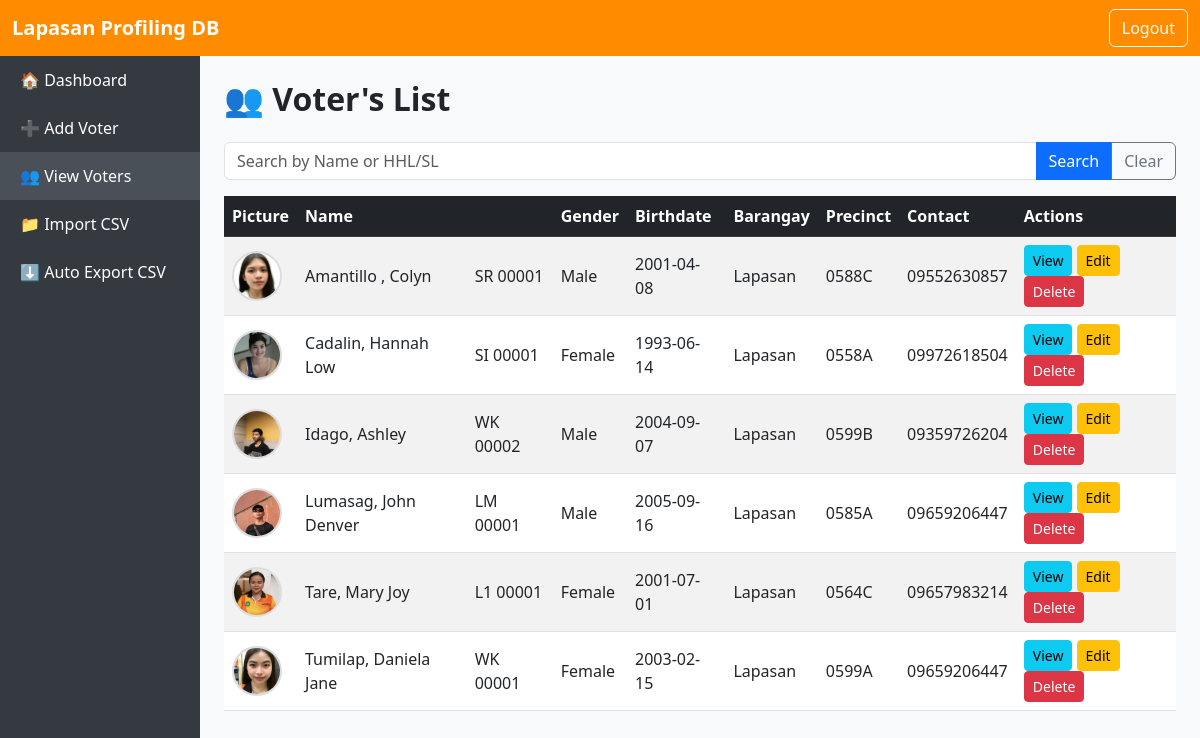
Screenshot of /voters.php (signed in) with the database file from the repository.
### tables this page shows
CREATE TABLE `voters` (
  `id` int(11) NOT NULL,
  `hhlsl` varchar(50) NOT NULL,
  `first_name` varchar(100) DEFAULT NULL,
  `last_name` varchar(100) DEFAULT NULL,
  `gender` enum('Male','Female') DEFAULT NULL,
  `birth_date` date DEFAULT NULL,
  `barangay` varchar(100) DEFAULT NULL,
  `precinct_number` varchar(50) DEFAULT NULL,
  `address` text DEFAULT NULL,
  `contact_number` varchar(20) DEFAULT NULL,
  `created_at` timestamp NOT NULL DEFAULT current_timestamp(),
  `profile_pic` varchar(255) DEFAULT NULL
);

### voters.php (the view, shortened to what this page needs)
<?php
require 'db.php';
$search = $_GET['search'] ?? '';
$page = isset($_GET['page']) && is_numeric($_GET['page']) ? (int)$_GET['page'] : 1;
$records_per_page = 10;
$offset = ($page - 1) * $records_per_page;
$sql = "SELECT * FROM voters";
$countSql = "SELECT COUNT(*) FROM voters";
if ($search) {
    $searchTerm = '%' . $search . '%';
    $sql .= " WHERE hhlsl LIKE ? OR first_name LIKE ? OR last_name LIKE ?";
    $countSql .= " WHERE hhlsl LIKE ? OR first_name LIKE ? OR last_name LIKE ?";
    $sql .= " ORDER BY last_name ASC LIMIT $records_per_page OFFSET $offset";
    $stmt = $pdo->prepare($sql);
    $stmt->execute([$searchTerm, $searchTerm, $searchTerm]);
    $voters = $stmt->fetchAll();
    $countStmt = $pdo->prepare($countSql);
    $countStmt->execute([$searchTerm, $searchTerm, $searchTerm]);
    $total_voters = $countStmt->fetchColumn();
} else {
    $sql .= " ORDER BY last_name ASC LIMIT $records_per_page OFFSET $offset";
    $voters = $pdo->query($sql)->fetchAll();
}
?>
<!DOCTYPE html>
<html lang="en">
<head>
    <link href="https://cdn.jsdelivr.net/npm/bootstrap@5.3.0/dist/css/bootstrap.min.css" rel="stylesheet">
</head>
<body class="bg-light">
<nav class="navbar navbar-dark" style="background-color: #FF8C00;">
    <div class="container-fluid">
        <a class="navbar-brand fw-bold" href="#">Lapasan Profiling DB</a>
        <a href="logout.php" class="btn btn-outline-light">Logout</a>
    </div>
</nav>
<div class="container-fluid">
    <div class="row">
        <div class="col-md-2 p-0 sidebar">
            <a href="dashboard.php">🏠 Dashboard</a>
            <a href="add_voter.php">➕ Add Voter</a>
            <a href="voters.php" class="active">👥 View Voters</a>
            <a href="import.php">📁 Import CSV</a>
            <a href="export.php">⬇️ Auto Export CSV</a>
        </div>
        <div class="col-md-10 p-4">
            <h2 class="mb-4 fw-semibold">👥 Voter's List</h2>
            <form method="get" class="mb-3">
                <div class="input-group">
                    <input type="text" name="search" class="form-control" placeholder="Search by Name or HHL/SL" value="<?= htmlspecialchars($search) ?>">
                    <button class="btn btn-primary" type="submit">Search</button>
                    <a href="voters.php" class="btn btn-outline-secondary">Clear</a>
                </div>
            </form>
            <div class="table-responsive">
                <table class="table table-striped align-middle">
                    <thead class="table-dark">
                        <tr>
                            <th>Picture</th>
                            <th>Name</th>
                            <th></th>
                            <th>Gender</th>
                            <th>Birthdate</th>
                            <th>Barangay</th>
                            <th>Precinct</th>
                            <th>Contact</th>
                            <th>Actions</th>
                        </tr>
                    </thead>
                    <tbody>
                        <?php if (count($voters) > 0): ?>
                            <?php foreach ($voters as $v): ?>
                                <tr>
                                    <td>
                                        <?php if (!empty($v['profile_pic'])): ?>
                                            <img src="uploads/<?= htmlspecialchars($v['profile_pic']) ?>" class="profile-pic" alt="Profile">
                                        <?php else: ?>
                                            <span class="text-muted">N/A</span>
                                        <?php endif; ?>
                                    </td>
                                    <td><?= htmlspecialchars($v['last_name'] . ', ' . $v['first_name']) ?></td>
                                    <td><?= htmlspecialchars($v['hhlsl']) ?></td>
                                    <td><?= htmlspecialchars($v['gender']) ?></td>
                                    <td><?= htmlspecialchars($v['birth_date']) ?></td>
                                    <td><?= htmlspecialchars($v['barangay']) ?></td>
                                    <td><?= htmlspecialchars($v['precinct_number']) ?></td>
                                    <td><?= htmlspecialchars($v['contact_number']) ?></td>
                                    <td>
                                        <a href="view_voter.php?id=<?= $v['id'] ?>" class="btn btn-sm btn-info">View</a>
                                        <a href="edit_voter.php?id=<?= $v['id'] ?>" class="btn btn-sm btn-warning">Edit</a>
                                        <a href="delete_voter.php?id=<?= $v['id'] ?>" class="btn btn-sm btn-danger" onclick="return confirm('Delete this voter?')">Delete</a>
                                    </td>
                                </tr>
                            <?php endforeach; ?>
                        <?php else: ?>
                            <tr>
                                <td colspan="9" class="text-center text-muted">No voters found.</td>
                            </tr>
                        <?php endif; ?>
                    </tbody>
                </table>
            </div>
        </div>
    </div>
</div>
</body>
</html>

### voters.php (style rules this page uses)
.sidebar { min-height: 100vh; background-color: #343a40; }
.sidebar a { color: #fff; display: block; padding: 12px 20px; text-decoration: none; }
.sidebar a:hover, .sidebar a.active { background-color: #495057; }
.profile-pic { width: 50px; height: 50px; object-fit: cover; border-radius: 50%; border: 2px solid #ddd; }

### rows the page displays
voters: profile_pic (picture), last_name+first_name "Amantillo , Colyn", hhlsl "SR 00001", gender "Male", birth_date "2001-04-08", barangay "Lapasan", precinct_number "0588C", contact_number "09552630857"
voters: profile_pic (picture), last_name+first_name "Cadalin, Hannah Low", hhlsl "SI 00001", gender "Female", birth_date "1993-06-14", barangay "Lapasan", precinct_number "0558A", contact_number "09972618504"
voters: profile_pic (picture), last_name+first_name "Idago, Ashley", hhlsl "WK 00002", gender "Male", birth_date "2004-09-07", barangay "Lapasan", precinct_number "0599B", contact_number "09359726204"
voters: profile_pic (picture), last_name+first_name "Lumasag, John Denver", hhlsl "LM 00001", gender "Male", birth_date "2005-09-16", barangay "Lapasan", precinct_number "0585A", contact_number "09659206447"
voters: profile_pic (picture), last_name+first_name "Tare, Mary Joy", hhlsl "L1 00001", gender "Female", birth_date "2001-07-01", barangay "Lapasan", precinct_number "0564C", contact_number "09657983214"
voters: profile_pic (picture), last_name+first_name "Tumilap, Daniela Jane", hhlsl "WK 00001", gender "Female", birth_date "2003-02-15", barangay "Lapasan", precinct_number "0599A", contact_number "09659206447"
